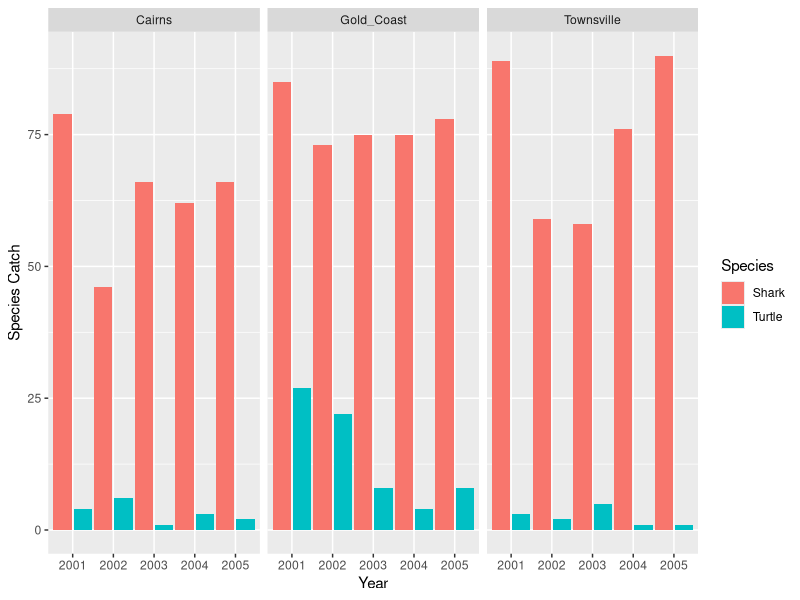

This figure's R source:
## ---- chunk 1
knitr::opts_chunk$set(echo = TRUE)
## ---- chunk 2
library(tidyverse)
## ---- chunk 3
#Importing Data set after making some adjustments in excel
shark_data <- read.csv("../data/shark_data.csv")

## ---- chunk 4
# Set Factors

shark_data$Area <- factor(shark_data$Area)
shark_data$Year <- factor(shark_data$Year)
shark_data$Species<- factor(shark_data$Species)

## ---- chunk 5
# Creating Figure
catch_figure<- ggplot(shark_data, aes(x=Year, y=Count)) +
       geom_bar(aes(fill=Species),position=position_dodge(width=1), stat="identity") +
  facet_wrap(~Area) +
  ylab("Species Catch")

#ggsave(filename = "../output/catch_figure.jpg", plot=catch_figure, width=200, height = 140, units="mm")

